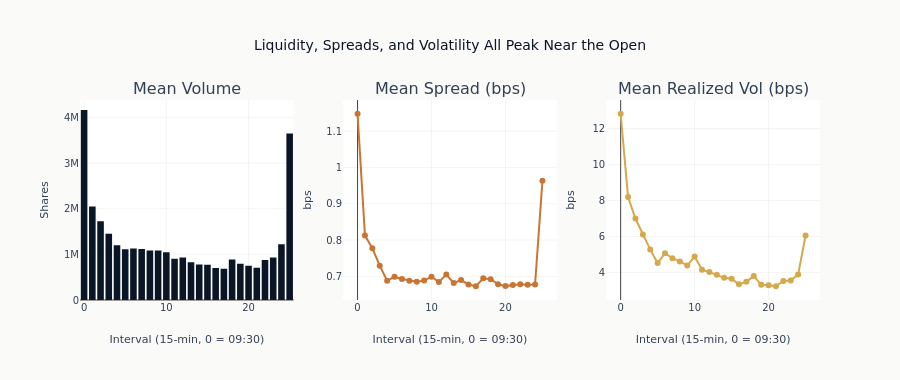

Here is the notebook cell this chart was saved with:
### Markdown cell above
**Finding**: The parent order is a tenth of a training-window day's volume
scheduled inside a single session, so under a flat trajectory it targets roughly 10% of average
interval volume. Realized fills remain subject to the 25% participation cap.

### Code cell
# Visualize the real microstructure regimes the policy will condition on.
mean_volume = np.vstack([sessions[d]["volume"] for d in train_days]).mean(axis=0)
mean_spread = np.vstack([sessions[d]["spread_bps"] for d in train_days]).mean(axis=0)
mean_vol = np.vstack([sessions[d]["vol_bps"] for d in train_days]).mean(axis=0)
bucket_idx = np.arange(N_BUCKETS)

# VWAP base slice (shares per interval) from the training volume profile. The RL
# action scales this slice up or down; a multiplier of 1.0 everywhere is VWAP.
volume_profile = mean_volume / mean_volume.sum()
base_slice = order_shares * volume_profile

fig = make_subplots(
    rows=1,
    cols=3,
    subplot_titles=[
        "Mean Volume",
        "Mean Spread (bps)",
        "Mean Realized Vol (bps)",
    ],
)
fig.add_bar(x=bucket_idx, y=mean_volume, marker_color=COLORS["blue"], row=1, col=1)
fig.add_scatter(
    x=bucket_idx,
    y=mean_spread,
    mode="lines+markers",
    line_color=COLORS["copper"],
    row=1,
    col=2,
)
fig.add_scatter(
    x=bucket_idx,
    y=mean_vol,
    mode="lines+markers",
    line_color=COLORS["amber"],
    row=1,
    col=3,
)
fig.update_xaxes(title_text=f"Interval ({INTERVAL_MINUTES}-min, 0 = 09:30)")
fig.update_yaxes(title_text="Shares", row=1, col=1)
fig.update_yaxes(title_text="bps", row=1, col=2)
fig.update_yaxes(title_text="bps", row=1, col=3)
fig.update_layout(
    title="Liquidity, Spreads, and Volatility All Peak Near the Open",
    height=380,
    showlegend=False,
)
fig.show()

### Figure 1 — Plotly figure (JSON) as saved in the notebook; plotly's stock layout.template omitted (floating-point values rounded to 4 significant figures)
{"data": [{"marker": {"color": "#0a1628"}, "type": "bar", "x": [0, 1, 2, 3, 4, 5, 6, 7, 8, 9, 10, 11, 12, 13, 14, 15, 16, 17, 18, 19, 20, 21, 22, 23, 24, 25], "xaxis": "x", "y": [4161000.0, 2050000.0, 1723000.0, 1452000.0, 1199000.0, 1109000.0, 1126000.0, 1117000.0, 1085000.0, 1086000.0, 1044000.0, 901200.0, 933000.0, 825800.0, 775300.0, 772900.0, 699300.0, 682600.0, 886900.0, 792200.0, 750800.0, 708600.0, 877900.0, 931300.0, 1221000.0, 3644000.0], "yaxis": "y"}, {"line": {"color": "#C87533"}, "mode": "lines+markers", "type": "scatter", "x": [0, 1, 2, 3, 4, 5, 6, 7, 8, 9, 10, 11, 12, 13, 14, 15, 16, 17, 18, 19, 20, 21, 22, 23, 24, 25], "xaxis": "x2", "y": [1.148, 0.8126, 0.7777, 0.7296, 0.6881, 0.6988, 0.6928, 0.6883, 0.6855, 0.6884, 0.6994, 0.6846, 0.705, 0.6818, 0.6899, 0.6778, 0.6729, 0.6947, 0.6921, 0.6785, 0.6733, 0.6766, 0.6783, 0.6769, 0.6776, 0.9634], "yaxis": "y2"}, {"line": {"color": "#D4A84B"}, "mode": "lines+markers", "type": "scatter", "x": [0, 1, 2, 3, 4, 5, 6, 7, 8, 9, 10, 11, 12, 13, 14, 15, 16, 17, 18, 19, 20, 21, 22, 23, 24, 25], "xaxis": "x3", "y": [12.83, 8.195, 7.001, 6.114, 5.27, 4.522, 5.069, 4.791, 4.614, 4.386, 4.88, 4.153, 4.031, 3.868, 3.699, 3.645, 3.338, 3.478, 3.809, 3.31, 3.284, 3.232, 3.529, 3.556, 3.892, 6.054], "yaxis": "y3"}], "layout": {"annotations": [{"font": {"size": 16}, "showarrow": false, "text": "Mean Volume", "x": 0.1444, "xanchor": "center", "xref": "paper", "y": 1.0, "yanchor": "bottom", "yref": "paper"}, {"font": {"size": 16}, "showarrow": false, "text": "Mean Spread (bps)", "x": 0.5, "xanchor": "center", "xref": "paper", "y": 1.0, "yanchor": "bottom", "yref": "paper"}, {"font": {"size": 16}, "showarrow": false, "text": "Mean Realized Vol (bps)", "x": 0.8556, "xanchor": "center", "xref": "paper", "y": 1.0, "yanchor": "bottom", "yref": "paper"}], "height": 380, "showlegend": false, "title": {"text": "Liquidity, Spreads, and Volatility All Peak Near the Open"}, "xaxis": {"anchor": "y", "domain": [0.0, 0.2889], "title": {"text": "Interval (15-min, 0 = 09:30)"}}, "xaxis2": {"anchor": "y2", "domain": [0.3556, 0.6444], "title": {"text": "Interval (15-min, 0 = 09:30)"}}, "xaxis3": {"anchor": "y3", "domain": [0.7111, 1.0], "title": {"text": "Interval (15-min, 0 = 09:30)"}}, "yaxis": {"anchor": "x", "domain": [0.0, 1.0], "title": {"text": "Shares"}}, "yaxis2": {"anchor": "x2", "domain": [0.0, 1.0], "title": {"text": "bps"}}, "yaxis3": {"anchor": "x3", "domain": [0.0, 1.0], "title": {"text": "bps"}}}}
